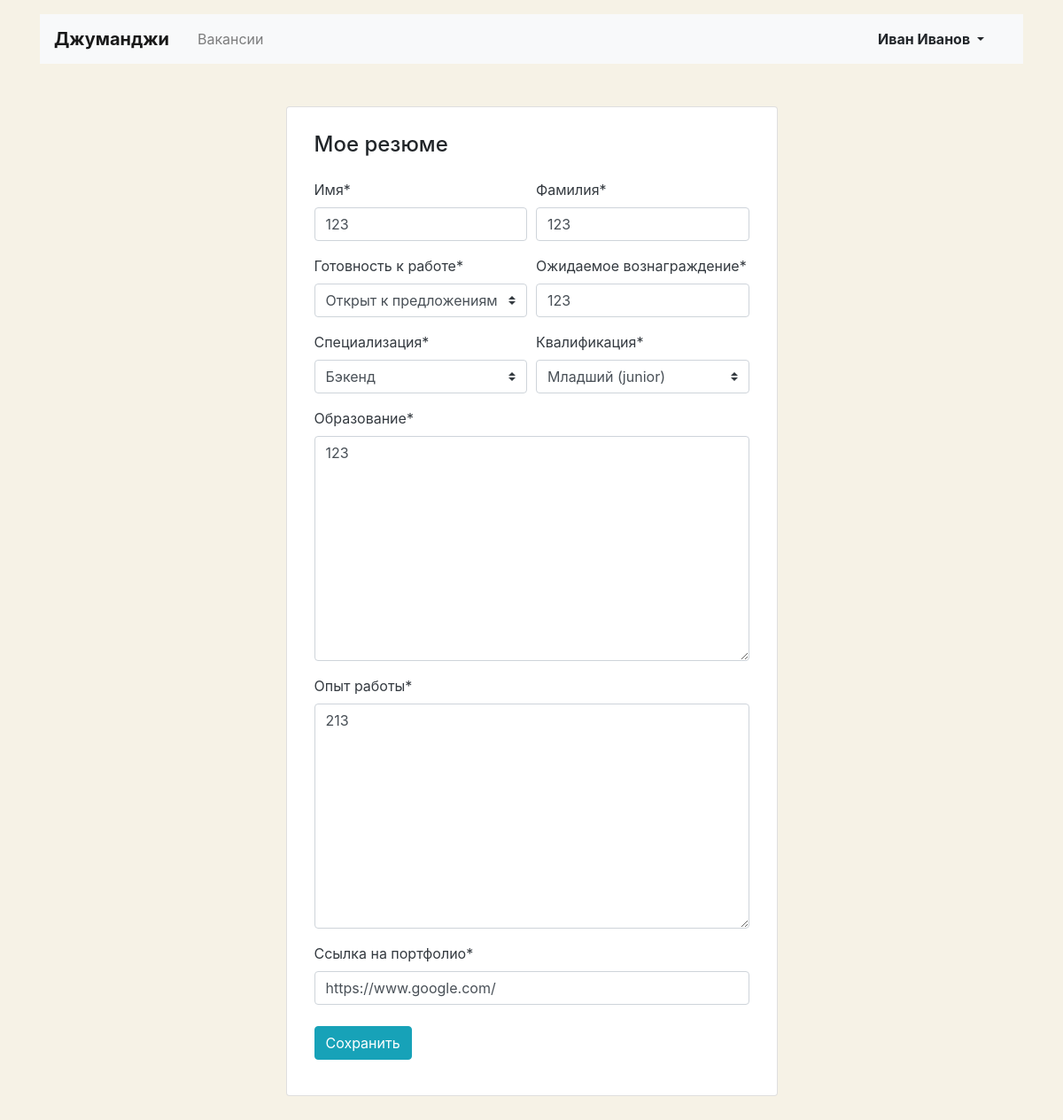
The page /resume/ (signed in) on the database its author committed.
### junior/models.py (models this page shows)
class Resume(models.Model):
    STATUS_CHOICES = [
        ('looking_for_a_job', 'Ищу работу'),
        ('open_to_suggestions', 'Открыт к предложениям'),
        ('not_looking_for_a_job', 'Не ищу работу'),
    ]
    GRADE_CHOICES = [
        ('junior', 'Младший (junior)'),
        ('middle', 'Средний (middle)'),
        ('senior', 'Страший (senior)')
    ]
    user = models.OneToOneField(User, on_delete=models.CASCADE)
    name = models.CharField(max_length=64)
    surname = models.CharField(max_length=64)
    status = models.CharField(max_length=64, choices=STATUS_CHOICES)
    salary = models.IntegerField()
    specialty = models.ForeignKey(Specialty, on_delete=models.CASCADE, related_name='resume')
    grade = models.CharField(max_length=64, choices=GRADE_CHOICES)
    education = models.TextField()
    experience = models.TextField()
    portfolio = models.URLField()

### junior/views/account.py (the view, shortened to what this page needs)
# urls.py: path('resume/', ResumeView.as_view(), name='resume'),
@method_decorator(login_required, name='dispatch')
class ResumeView(View):
    def get(self, request):
        if not Resume.objects.filter(user__id=request.user.id).exists():
            return render(request, 'junior/resume-create.html')
        resume = Resume.objects.get(user__id=request.user.id)
        context = {
            'form': EditResumeForm(instance=resume),
        }
        return render(request, 'junior/resume-edit.html', context)

### junior/models.py (called while the page is built)
    def __str__(self):
        return self.title

### junior/templates/junior/resume-edit.html (shortened to what this page needs)
{% extends './base.html' %}
{% block content %}
  <main class="container mt-3 pb-5">
    <section class="col-12 col-lg-6 offset-lg-3 mt-5 card">
      <div class="card-body px-3 pb-4">
        <h1 class="h4 pt-2 pb-3">Мое резюме</h1>
        {% load crispy_forms_tags %}
        {% crispy form form.helper %}
      </div>
    </section>
  </main>
{% endblock %}

### junior/templates/junior/base.html (shortened to what this page needs)
<!DOCTYPE html>
<html lang="ru">
<head>
  <link rel="stylesheet" href="https://stackpath.bootstrapcdn.com/bootstrap/4.3.1/css/bootstrap.min.css">
</head>
<body>
  <header class="container mt-3">
    <nav class="navbar navbar-expand-lg navbar-light bg-light">
      <a class="navbar-brand mr-4 font-weight-bold" href="/">Джуманджи</a>
      <div class="collapse navbar-collapse justify-content-between" id="navbarNav">
        <ul class="navbar-nav col-10">
          <li class="nav-item {% if request.path == '/vacancies/' %}active{% endif %}">
            <a class="nav-link" href="/vacancies/">Вакансии</a>
          </li>
        </ul>
        <ul class="navbar-nav col-2 justify-content-end">
          <li class="nav-item active">
            {% if user.is_authenticated %}
              <div class="btn-group">
                <button type="button" class="btn dropdown-toggle font-weight-bold" data-toggle="dropdown" aria-haspopup="true" aria-expanded="false">
                  {{ user.first_name }} {{ user.last_name }}
                </button>
              </div>
            {% else %}
              <a href="/login/" class="nav-link font-weight-bold">Вход</a>
            {% endif %}
          </li>
        </ul>
      </div>
    </nav>
  </header>
  {% block content %} {% endblock %}
</body>
</html>

### junior/templates/junior/resume-edit.html (style rules this page uses)
body { background-color: #F6F2E6; }

### rows shown on the page
Resume: name "123", surname "123", status "Открыт к предложениям", salary "123", specialty "Бэкенд", grade "Младший (junior)", education "123", experience "213", portfolio "https://www.google.com/"

### other values the page prints
{{ user.first_name }} "Иван"
{{ user.last_name }} "Иванов"
